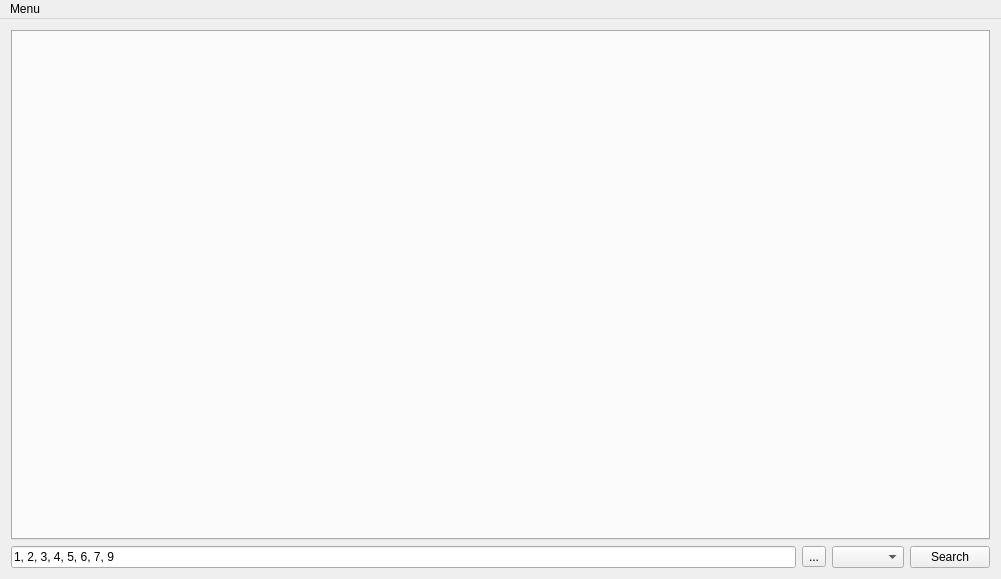
<?xml version="1.0" encoding="UTF-8"?>
<ui version="4.0">
 <class>MainWindow</class>
 <widget class="QMainWindow" name="MainWindow">
  <property name="geometry">
   <rect>
    <x>0</x>
    <y>0</y>
    <width>1001</width>
    <height>579</height>
   </rect>
  </property>
  <property name="windowTitle">
   <string>Search Engine by Sanjith Kumar</string>
  </property>
  <widget class="QWidget" name="centralWidget">
   <layout class="QVBoxLayout" name="verticalLayout">
    <item>
     <widget class="QTabWidget" name="tabs">
      <property name="tabsClosable">
       <bool>true</bool>
      </property>
     </widget>
    </item>
    <item>
     <layout class="QHBoxLayout" name="horizontalLayout">
      <item>
       <widget class="QLineEdit" name="nameEdit">
        <property name="text">
         <string>1, 2, 3, 4, 5, 6, 7, 9</string>
        </property>
       </widget>
      </item>
      <item>
       <widget class="QToolButton" name="fileOpen">
        <property name="text">
         <string>...</string>
        </property>
       </widget>
      </item>
      <item>
       <widget class="QComboBox" name="engineBox"/>
      </item>
      <item>
       <widget class="QPushButton" name="okBtn">
        <property name="text">
         <string>Search</string>
        </property>
       </widget>
      </item>
     </layout>
    </item>
   </layout>
  </widget>
  <widget class="QMenuBar" name="menuBar">
   <property name="geometry">
    <rect>
     <x>0</x>
     <y>0</y>
     <width>1001</width>
     <height>25</height>
    </rect>
   </property>
   <widget class="QMenu" name="menuMenu">
    <property name="title">
     <string>Menu</string>
    </property>
    <addaction name="actionHelp"/>
    <addaction name="actionAbout"/>
   </widget>
   <addaction name="menuMenu"/>
  </widget>
  <action name="actionHelp">
   <property name="text">
    <string>Help</string>
   </property>
  </action>
  <action name="actionAbout">
   <property name="text">
    <string>About</string>
   </property>
  </action>
 </widget>
 <layoutdefault spacing="6" margin="11"/>
 <tabstops>
  <tabstop>nameEdit</tabstop>
  <tabstop>engineBox</tabstop>
  <tabstop>okBtn</tabstop>
  <tabstop>tabs</tabstop>
 </tabstops>
 <resources/>
 <connections/>
</ui>
